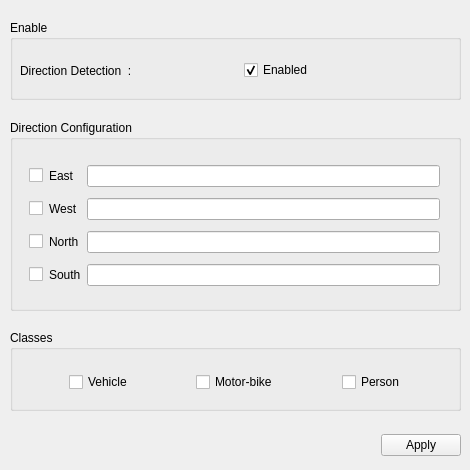
        <widget class="QWidget" name="Direction">
         <attribute name="title">
          <string>Direction</string>
         </attribute>
         <widget class="QGroupBox" name="groupBox_13">
          <property name="geometry">
           <rect>
            <x>10</x>
            <y>20</y>
            <width>451</width>
            <height>80</height>
           </rect>
          </property>
          <property name="title">
           <string>Enable</string>
          </property>
          <widget class="QWidget" name="horizontalLayoutWidget_11">
           <property name="geometry">
            <rect>
             <x>0</x>
             <y>30</y>
             <width>451</width>
             <height>41</height>
            </rect>
           </property>
           <layout class="QHBoxLayout" name="horizontalLayout_11">
            <property name="leftMargin">
             <number>10</number>
            </property>
            <item>
             <widget class="QLabel" name="label_16">
              <property name="text">
               <string>Direction Detection  :  </string>
              </property>
             </widget>
            </item>
            <item>
             <widget class="QCheckBox" name="dr_enabled">
              <property name="text">
               <string>Enabled</string>
              </property>
              <property name="checked">
               <bool>true</bool>
              </property>
             </widget>
            </item>
           </layout>
          </widget>
         </widget>
         <widget class="QGroupBox" name="groupBox_14">
          <property name="geometry">
           <rect>
            <x>10</x>
            <y>120</y>
            <width>451</width>
            <height>191</height>
           </rect>
          </property>
          <property name="title">
           <string>Direction Configuration</string>
          </property>
          <widget class="QWidget" name="gridLayoutWidget_4">
           <property name="geometry">
            <rect>
             <x>19</x>
             <y>40</y>
             <width>411</width>
             <height>131</height>
            </rect>
           </property>
           <layout class="QGridLayout" name="gridLayout_4" columnstretch="0,0,0">
            <item row="1" column="2">
             <widget class="QLineEdit" name="west_linedit"/>
            </item>
            <item row="0" column="0">
             <widget class="QCheckBox" name="checkbox_east">
              <property name="enabled">
               <bool>true</bool>
              </property>
              <property name="text">
               <string/>
              </property>
              <property name="checked">
               <bool>false</bool>
              </property>
             </widget>
            </item>
            <item row="0" column="2">
             <widget class="QLineEdit" name="east_linedit"/>
            </item>
            <item row="1" column="1">
             <widget class="QLabel" name="label_20">
              <property name="text">
               <string>West</string>
              </property>
             </widget>
            </item>
            <item row="1" column="0">
             <widget class="QCheckBox" name="checkbox_west">
              <property name="enabled">
               <bool>true</bool>
              </property>
              <property name="text">
               <string/>
              </property>
             </widget>
            </item>
            <item row="2" column="0">
             <widget class="QCheckBox" name="checkbox_north">
              <property name="enabled">
               <bool>true</bool>
              </property>
              <property name="text">
               <string/>
              </property>
              <property name="checked">
               <bool>false</bool>
              </property>
             </widget>
            </item>
            <item row="2" column="2">
             <widget class="QLineEdit" name="north_linedit"/>
            </item>
            <item row="0" column="1">
             <widget class="QLabel" name="label_19">
              <property name="text">
               <string>East</string>
              </property>
             </widget>
            </item>
            <item row="2" column="1">
             <widget class="QLabel" name="label_21">
              <property name="text">
               <string>North</string>
              </property>
             </widget>
            </item>
            <item row="3" column="0">
             <widget class="QCheckBox" name="checkbox_south">
              <property name="enabled">
               <bool>true</bool>
              </property>
              <property name="text">
               <string/>
              </property>
              <property name="checked">
               <bool>false</bool>
              </property>
             </widget>
            </item>
            <item row="3" column="1">
             <widget class="QLabel" name="label_22">
              <property name="text">
               <string>South</string>
              </property>
             </widget>
            </item>
            <item row="3" column="2">
             <widget class="QLineEdit" name="south_linedit"/>
            </item>
           </layout>
          </widget>
         </widget>
         <widget class="QGroupBox" name="groupBox_15">
          <property name="geometry">
           <rect>
            <x>10</x>
            <y>330</y>
            <width>451</width>
            <height>81</height>
           </rect>
          </property>
          <property name="title">
           <string>Classes</string>
          </property>
          <widget class="QWidget" name="horizontalLayoutWidget_4">
           <property name="geometry">
            <rect>
             <x>1</x>
             <y>40</y>
             <width>451</width>
             <height>25</height>
            </rect>
           </property>
           <layout class="QHBoxLayout" name="horizontalLayout_4">
            <item>
             <spacer name="horizontalSpacer_8">
              <property name="orientation">
               <enum>Qt::Horizontal</enum>
              </property>
              <property name="sizeHint" stdset="0">
               <size>
                <width>40</width>
                <height>20</height>
               </size>
              </property>
             </spacer>
            </item>
            <item>
             <widget class="QCheckBox" name="dr_checkBox_person_2">
              <property name="text">
               <string>Vehicle</string>
              </property>
             </widget>
            </item>
            <item>
             <spacer name="horizontalSpacer_9">
              <property name="orientation">
               <enum>Qt::Horizontal</enum>
              </property>
              <property name="sizeHint" stdset="0">
               <size>
                <width>40</width>
                <height>20</height>
               </size>
              </property>
             </spacer>
            </item>
            <item>
             <widget class="QCheckBox" name="dr_checkBox_face_2">
              <property name="text">
               <string>Motor-bike</string>
              </property>
              <property name="checked">
               <bool>false</bool>
              </property>
             </widget>
            </item>
            <item>
             <spacer name="horizontalSpacer_10">
              <property name="orientation">
               <enum>Qt::Horizontal</enum>
              </property>
              <property name="sizeHint" stdset="0">
               <size>
                <width>40</width>
                <height>20</height>
               </size>
              </property>
             </spacer>
            </item>
            <item>
             <widget class="QCheckBox" name="dr_checkBox_bag_2">
              <property name="text">
               <string>Person</string>
              </property>
             </widget>
            </item>
            <item>
             <spacer name="horizontalSpacer_11">
              <property name="orientation">
               <enum>Qt::Horizontal</enum>
              </property>
              <property name="sizeHint" stdset="0">
               <size>
                <width>40</width>
                <height>20</height>
               </size>
              </property>
             </spacer>
            </item>
           </layout>
          </widget>
         </widget>
         <widget class="QWidget" name="horizontalLayoutWidget_5">
          <property name="geometry">
           <rect>
            <x>10</x>
            <y>430</y>
            <width>451</width>
            <height>31</height>
           </rect>
          </property>
          <layout class="QHBoxLayout" name="horizontalLayout_5">
           <item>
            <spacer name="horizontalSpacer_12">
             <property name="orientation">
              <enum>Qt::Horizontal</enum>
             </property>
             <property name="sizeHint" stdset="0">
              <size>
               <width>40</width>
               <height>20</height>
              </size>
             </property>
            </spacer>
           </item>
           <item>
            <widget class="QPushButton" name="pushButton_3">
             <property name="text">
              <string>Apply</string>
             </property>
            </widget>
           </item>
          </layout>
         </widget>
        </widget>
